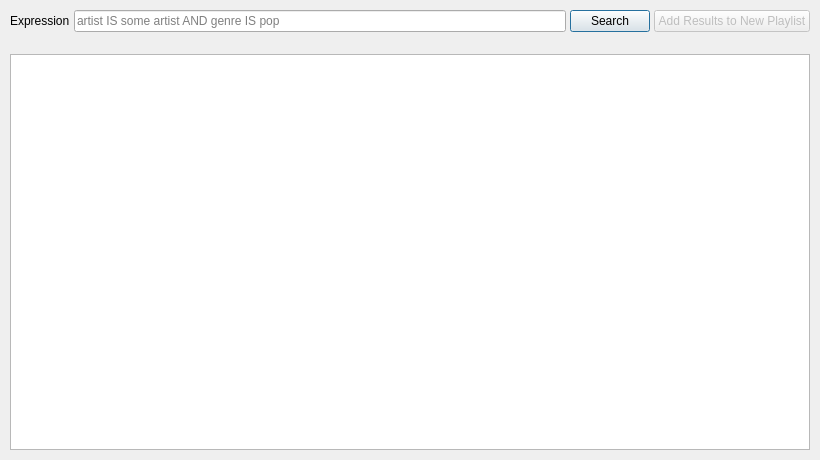
<?xml version="1.0" encoding="UTF-8"?>
<ui version="4.0">
 <class>LibrarySearchDialog</class>
 <widget class="QDialog" name="LibrarySearchDialog">
  <property name="geometry">
   <rect>
    <x>0</x>
    <y>0</y>
    <width>820</width>
    <height>460</height>
   </rect>
  </property>
  <property name="windowTitle">
   <string>Search Library</string>
  </property>
  <layout class="QVBoxLayout" name="verticalLayout">
   <property name="spacing">
    <number>4</number>
   </property>
   <property name="leftMargin">
    <number>10</number>
   </property>
   <property name="topMargin">
    <number>10</number>
   </property>
   <property name="rightMargin">
    <number>10</number>
   </property>
   <property name="bottomMargin">
    <number>10</number>
   </property>
   <item>
    <layout class="QHBoxLayout" name="expressionLayout">
     <item>
      <widget class="QLabel" name="expression_label">
       <property name="text">
        <string>Expression</string>
       </property>
      </widget>
     </item>
     <item>
      <widget class="QLineEdit" name="expression_edit">
       <property name="placeholderText">
        <string>artist IS some artist AND genre IS pop</string>
       </property>
      </widget>
     </item>
     <item>
      <widget class="QPushButton" name="search_button">
       <property name="text">
        <string>Search</string>
       </property>
      </widget>
     </item>
     <item>
      <widget class="QPushButton" name="create_playlist_button">
       <property name="enabled">
        <bool>false</bool>
       </property>
       <property name="text">
        <string>Add Results to New Playlist</string>
       </property>
      </widget>
     </item>
    </layout>
   </item>
   <item>
    <widget class="QLabel" name="error_label">
     <property name="text">
      <string/>
     </property>
     <property name="wordWrap">
      <bool>true</bool>
     </property>
    </widget>
   </item>
   <item>
    <widget class="QTableView" name="results_table"/>
   </item>
  </layout>
 </widget>
 <resources/>
 <connections/>
</ui>
